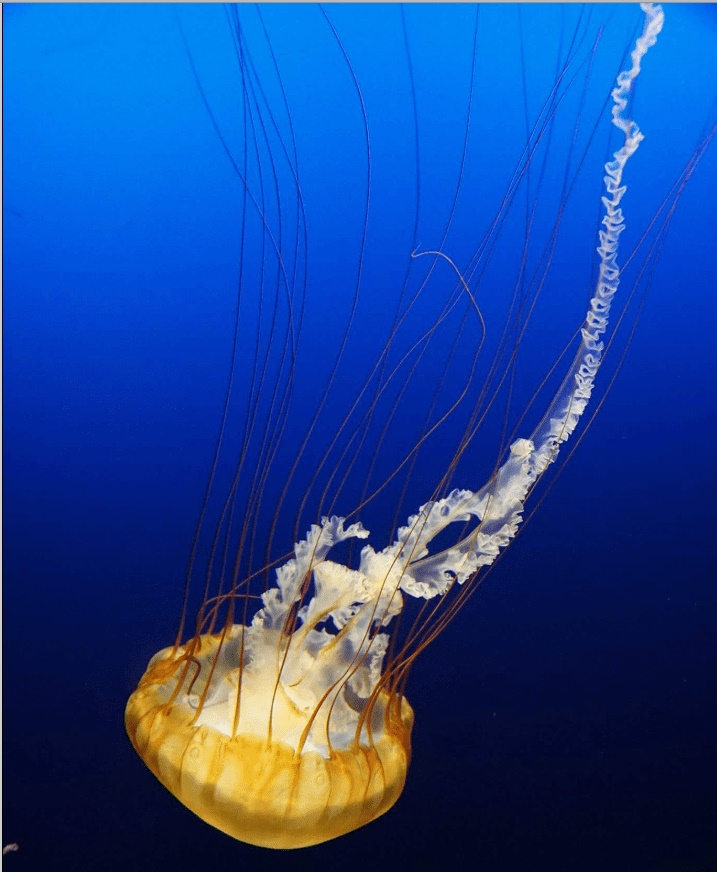
#> input picture img/image1_NN.jpg, 717 x 872 px
$ python 'задание3.py'
#> lines starting #> are read from the running program, lines starting #| are printed output that depends on the picture
from PIL import Image

image = Image.open('img/image1_NN.jpg')
#> image is the input picture: PIL image 717x872 RGB; mean R, G, B 27.4, 68.4, 146

cropped = image.crop((85, 440, 570, 820))
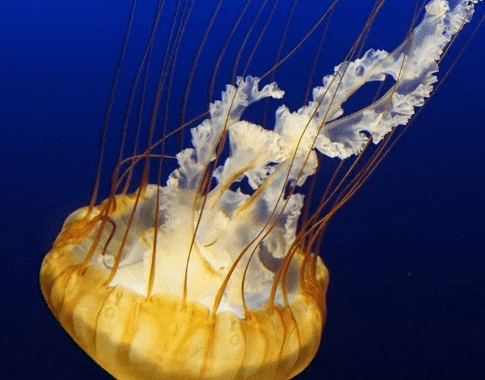
#> cropped: PIL image 485x380 RGB; mean R, G, B 72.7, 69.9, 91.5
cropped.save('img/image3_NN.jpg')
